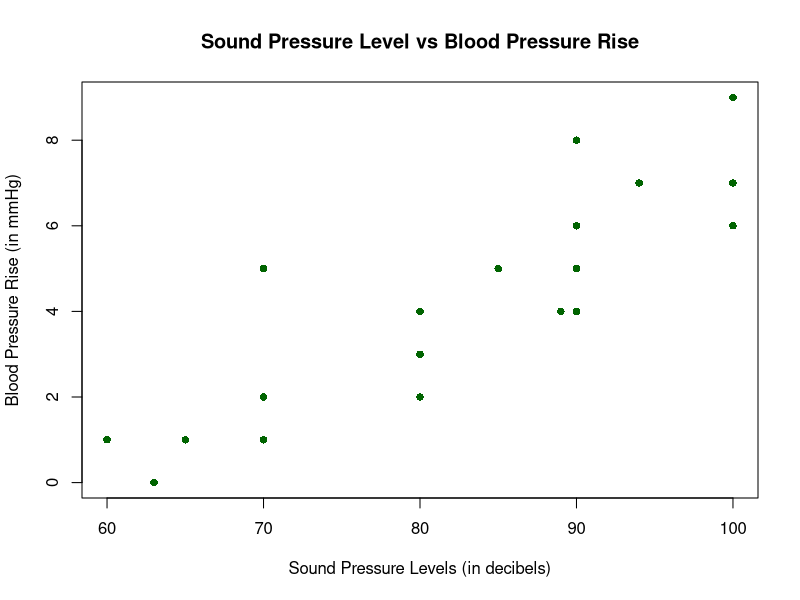
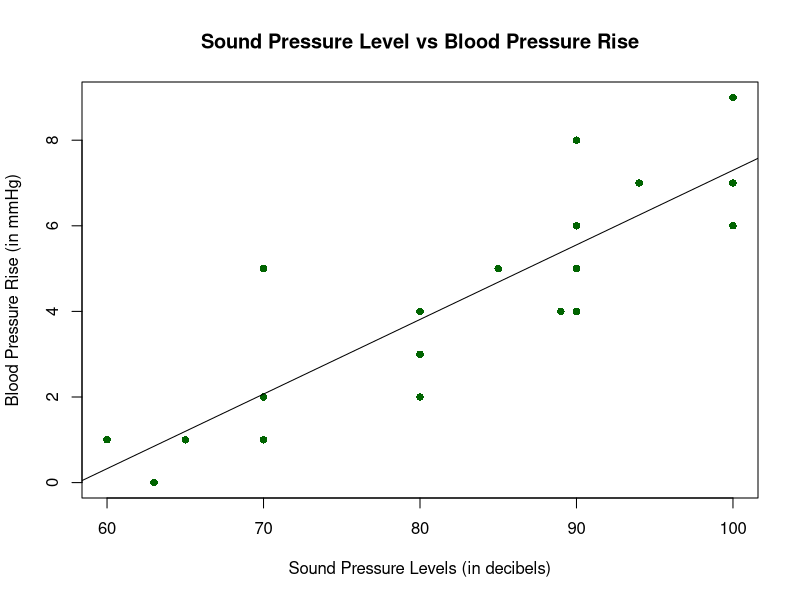
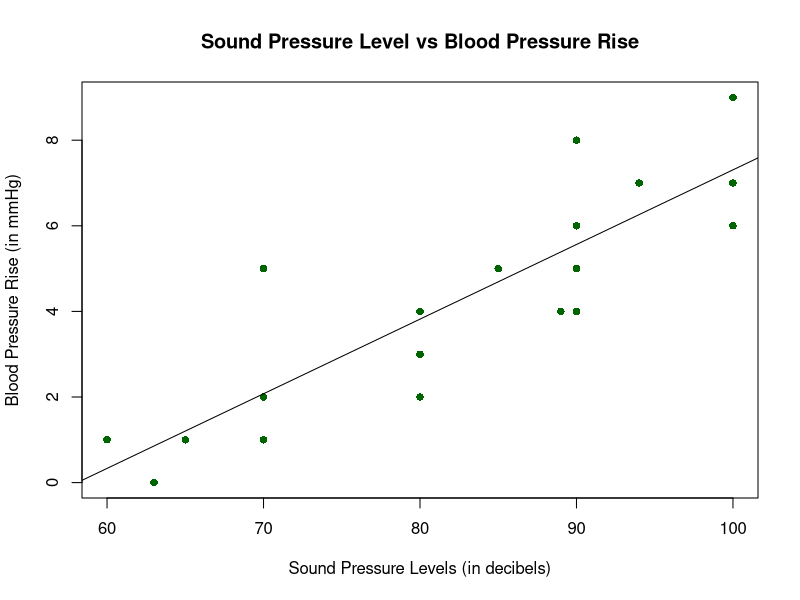
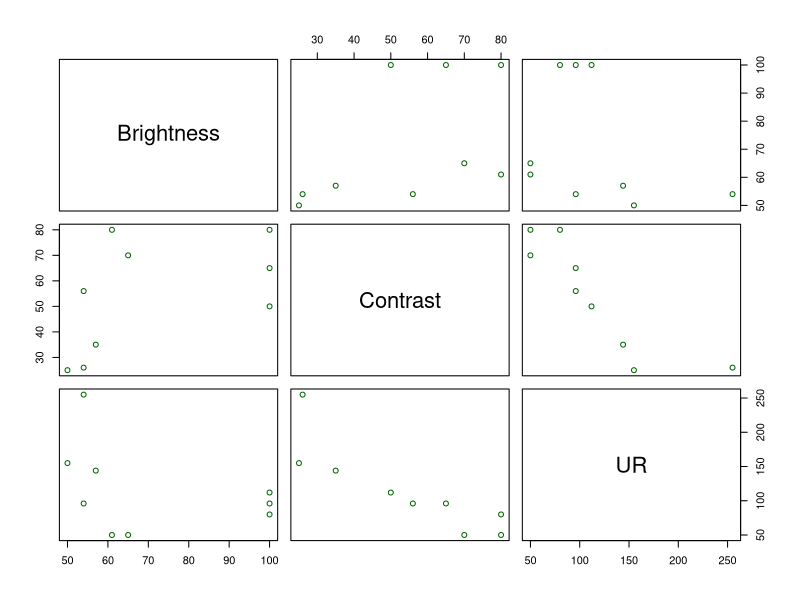
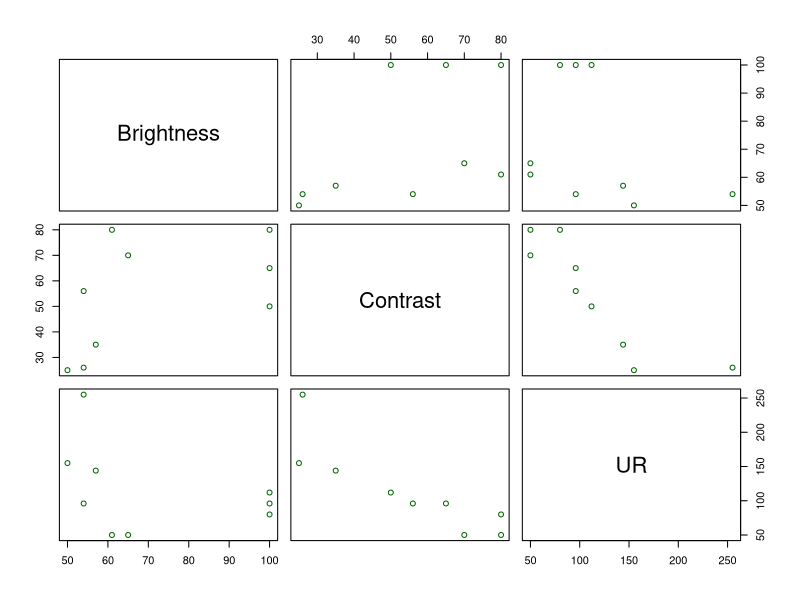

The R script that drew these images, in order:
## ---- chunk 1
y <- c(1, 0, 1, 2, 5, 1, 4, 6, 2, 3, 5, 4, 6, 8, 4, 5, 7, 9, 7, 6)

x <- c(60, 63, 65, 70, 70, 70, 80, 90, 80, 80, 85, 89, 90, 90, 90, 90, 94, 100, 100, 100)

plot(x,y, pch = 16, cex = 1, col = "dark green", main = "Sound Pressure Level vs Blood Pressure Rise", xlab = "Sound Pressure Levels (in decibels)", ylab = "Blood Pressure Rise (in mmHg)")
## ---- chunk 2
y <- c(1, 0, 1, 2, 5, 1, 4, 6, 2, 3, 5, 4, 6, 8, 4, 5, 7, 9, 7, 6)

x <- c(60, 63, 65, 70, 70, 70, 80, 90, 80, 80, 85, 89, 90, 90, 90, 90, 94, 100, 100, 100)

plot(x,y, pch = 16, cex = 1, col = "dark green", main = "Sound Pressure Level vs Blood Pressure Rise", xlab = "Sound Pressure Levels (in decibels)", ylab = "Blood Pressure Rise (in mmHg)")

abline(lm(y ~ x))
## ---- chunk 3
y <- c(1, 0, 1, 2, 5, 1, 4, 6, 2, 3, 5, 4, 6, 8, 4, 5, 7, 9, 7, 6)

x <- c(60, 63, 65, 70, 70, 70, 80, 90, 80, 80, 85, 89, 90, 90, 90, 90, 94, 100, 100, 100)

plot(x,y, pch = 16, cex = 1, col = "dark green", main = "Sound Pressure Level vs Blood Pressure Rise", xlab = "Sound Pressure Levels (in decibels)", ylab = "Blood Pressure Rise (in mmHg)")

abline(- 10.13153766, 0.1743939331)
## ---- chunk 4
model <- lm(y~x)

deviance(model)
## ---- chunk 5
#Multiple Linear Regression Model

#Importing Data
library(readxl)
PAIR_QUIZ <- read_excel("PAIR QUIZ.xlsx")
PAIR_QUIZ
## ---- chunk 6
# matrix of Scatter plots
pairs(PAIR_QUIZ[,1:3], col = "dark green")
## ---- chunk 7
#Correlation coefficient matrix
round(cor(PAIR_QUIZ, method="pearson"), 2)
## ---- chunk 8
#Fitting Multiple Linear Regression
plot(PAIR_QUIZ, col = "dark green")
PAIR_QUIZ<-lm(UR ~ Brightness + Contrast, data=PAIR_QUIZ)
summary(PAIR_QUIZ)
## ---- chunk 9
library(readxl)
PAIR_QUIZ <- read_excel("PAIR QUIZ.xlsx")


knitr::kable(PAIR_QUIZ, "pipe", col.names = c("Brightness", "Contrast", "Useful Range"), align = c("c", "c", "c"))

Variance<- read_excel("PAIR QUIZ.xlsx")
PAIR_QUIZ<-aov(UR ~ Brightness + Contrast, data=PAIR_QUIZ)
summary(PAIR_QUIZ)

## ---- chunk 10
#Importing Data
library(readxl)
PAIR_QUIZ <- read_excel("PAIR QUIZ.xlsx")
PAIR_QUIZ



#Fitting Multiple Linear Regression
PAIR_QUIZ<-lm(UR ~ Brightness + Contrast, data=PAIR_QUIZ)
summary(PAIR_QUIZ)
